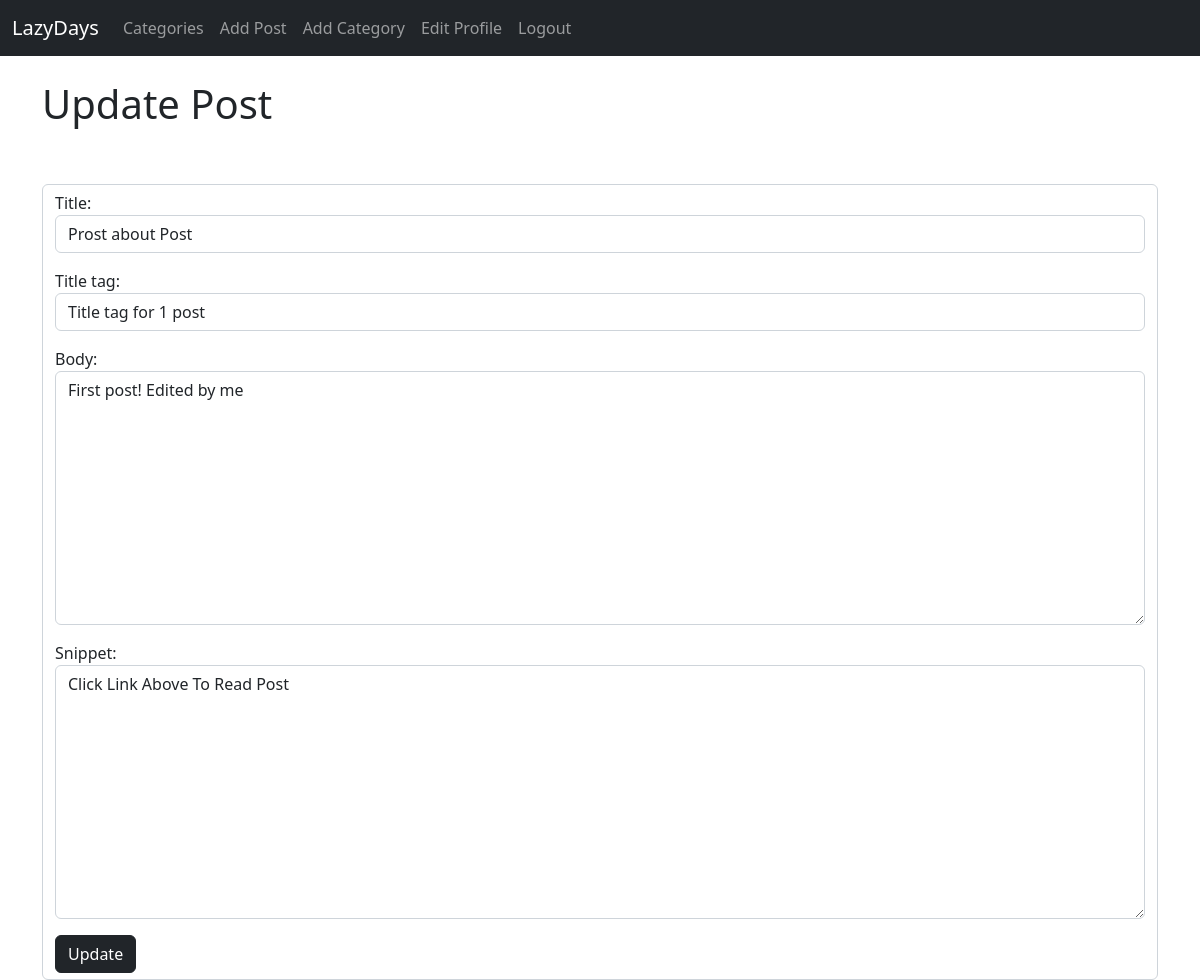
Screenshot of /article/edit/1 (signed in) with the database file from the repository.
### theblog/models.py (models this page shows, shortened)
class Post(models.Model):
    title = models.CharField(max_length=255)
    title_tag = models.CharField(max_length=255)
    author = models.ForeignKey(User, on_delete=models.CASCADE)
    body = RichTextField(blank=True, null=True)
    post_date = models.DateField(auto_now_add=True)
    category = models.CharField(max_length=255, default='coding')
    likes = models.ManyToManyField(User, related_name='blog_posts')
    snippet = models.CharField(max_length=255)

### theblog/views.py (the view)
# urls.py: path('article/edit/<int:pk>', UpdatePostView.as_view(), name='update_post'),
class UpdatePostView(UpdateView):
    model = Post
    form_class = EditForm
    template_name = 'update_post.html'

### theblog/forms.py
class EditForm(forms.ModelForm):
    class Meta:
        model = Post
        fields = ('title', 'title_tag', 'body', 'snippet')
        widgets = {
            'title': forms.TextInput(attrs={'class':'form-control'}),
            'title_tag': forms.TextInput(attrs={'class':'form-control'}),
            'body': forms.Textarea(attrs={'class':'form-control'}),
            'snippet': forms.Textarea(attrs={'class':'form-control'}),
        }

### theblog/templates/update_post.html (shortened to what this page needs)
{% extends 'base.html' %}
{% block content %}
{% if user.is_authenticated %}
    {% if user.id == post.author.id %}
        <h1>Update Post</h1>
        <br/><br/>
        <div class="form-control">
            <form method='POST'>
                    {{ form.as_p }}
                    <button class="btn btn-dark">Update</button>
        </div>
    {% else %}
            You're not allowed here! (and you know it...)
    {% endif %}
{% else %}
    You're not allowed here! (and you know it...)
{% endif %}
{% endblock %}

### rows the page displays
Post: title "Prost about Post", title_tag "Title tag for 1 post", body "First post! Edited by me", snippet "Click Link Above To Read Post"
